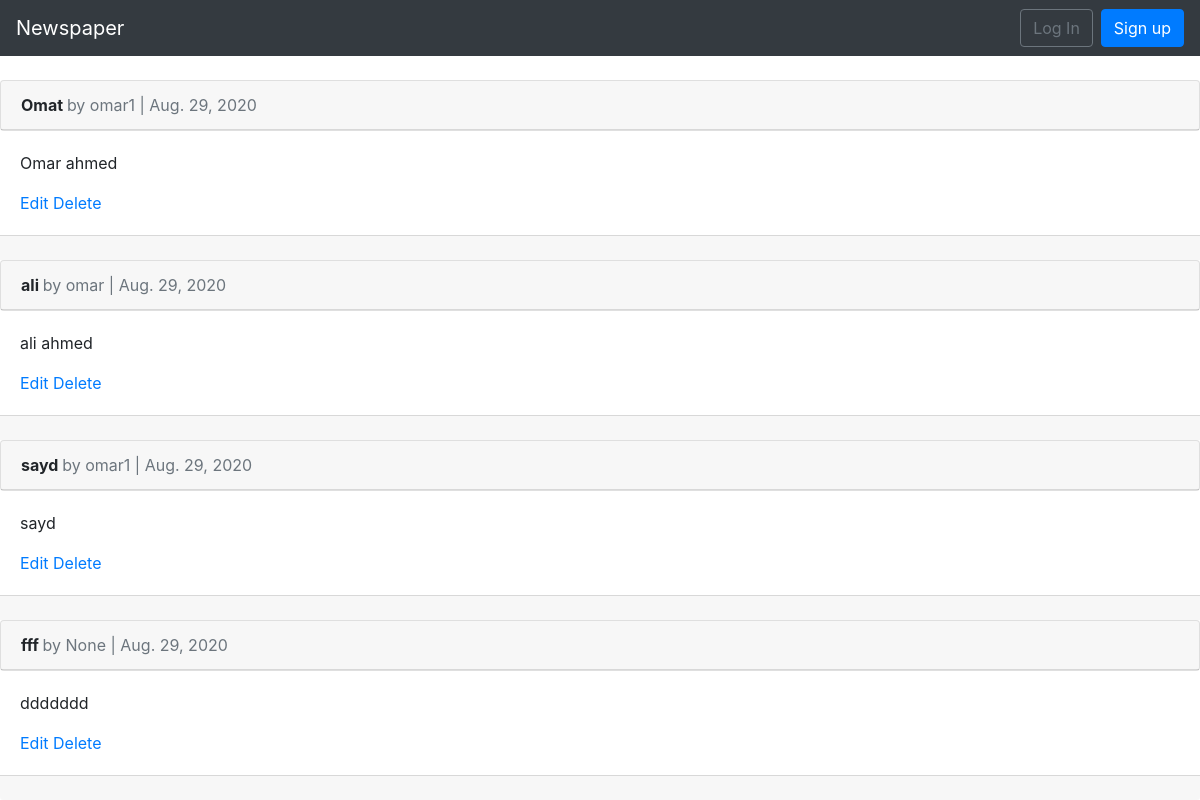
The app's page /articles/ with its own data.
### articles/models.py (models this page shows, shortened)
class Article(models.Model):
    title = models.CharField(max_length=225)
    body = models.TextField()
    date = models.DateField(auto_now_add=True)
    author = models.ForeignKey(get_user_model(), on_delete=models.CASCADE, null=True )

### users/models.py (models this page shows)
class CustomUser(AbstractUser):
    age = models.PositiveIntegerField(null=True, blank=True)

### articles/views.py (the view)
# urls.py: path("", ArticleListView.as_view(), name="article_list")
class ArticleListView(ListView):
    model = Article
    template_name = "article_list.html"

### templates/article_list.html (shortened to what this page needs)
{% extends 'base.html' %}
        {% block content %}
          {% for article in object_list %}
            <div class="card">
            <div class="card-header">
                <span class="font-weight-bold">{{ article.title }} </span>
                <span class="text-muted">by {{ article.author }} | {{ article.date }} </span>
            </div>
            </div>
              <div class="card-body">
              <p>{{ article.body }}</p>
               <a href="{% url 'article_edit' article.pk %}">Edit</a>
               <a href="{% url 'article_delete' article.pk %}">Delete</a>
               </div>
              <div class="card-footer">
              </div>
          {% endfor %}
        {% endblock content %}

### templates/base.html (shortened to what this page needs)
<!DOCTYPE html>
<html lang="en">
<head>
    <link rel="stylesheet" href="https://stackpath.bootstrapcdn.com/bootstrap/4.1.3/css/bootstrap.min.css">
</head>
<body>
    <nav class="navbar navbar-expand-md navbar-dark bg-dark mb-4">
      <a class="navbar-brand" href="{% url 'home' %}">Newspaper</a>
      <div class="collapse navbar-collapse" id="navbarCollapse">
        {% if user.is_authenticated %}
          <ul class="navbar-nav ml-auto">
            <li class="nav-item">
              <a class="nav-link dropdown-toggle" href="#" id="userMenu" data-toggle="dropdown" aria-haspopup="true" aria-expanded="false">
                {{ user.username }}
              </a>
              <div class="dropdown-menu dropdown-menu-right" aria-labelledby="userMenu">
                <a class="dropdown-item" href="{% url 'password_change'%}">Change password</a>
                <div class="dropdown-divider"></div>
                <a class="dropdown-item" href="{% url 'logout' %}">
                Log Out</a>
              </div>
            </li>
          </ul>
        {% else %}
          <form class="form-inline ml-auto">
            <a href="{% url 'login' %}" class="btn btn-outline-secondary">
            Log In</a>
            <a href="{% url 'signup' %}" class="btn btn-primary ml-2">
            Sign up</a>
          </form>
        {% endif %}
      </div>
    </nav>
    <div>
        {% block content %}
        {% endblock content %}
    </div>
</body>
</html>

### records on screen
Article: title "Omat", author "omar1", date "Aug. 29, 2020", body "Omar ahmed"
Article: title "ali", author "omar", date "Aug. 29, 2020", body "ali ahmed"
Article: title "sayd", author "omar1", date "Aug. 29, 2020", body "sayd"
Article: title "fff", author "None", date "Aug. 29, 2020", body "ddddddd"
